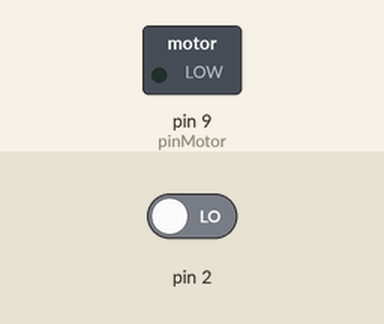
Simulated run of this sketch. Board: Arduino Uno, built with avr-gcc and run on an emulated ATmega328P. Parts: switched loads named in the sketch (green lamp = pin HIGH). The inputs (shaded band) are chosen by the test bench; at power-on: pin 2 LOW.

Above: at 1.2 s.
1.3 s: pin 2 driven HIGH
At 1.8 s:
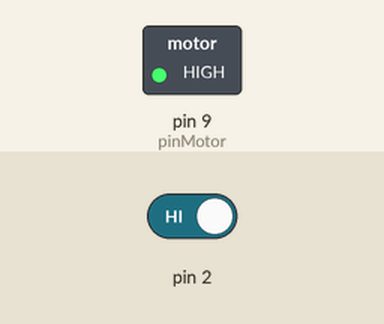
4.3 s: pin 2 driven LOW
At 5.3 s:
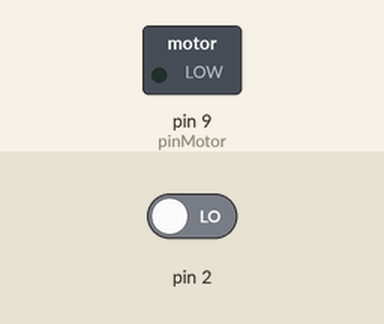
Timing chart, 0 to 7.3 s (numbered marks = the images above; inputs shaded):
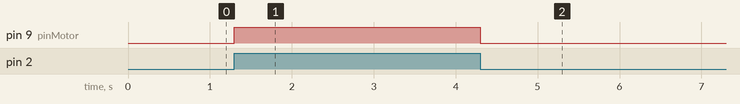

Measured:
- after the input at 1.3 s, pin 9 (pinMotor): LOW → HIGH at once
- after the input at 4.3 s, pin 9 (pinMotor): HIGH → LOW at once

The sketch:

Sewing01.ino
```cpp
int pinMotor = 9;
int motorSpeed = 0;

void setup() {
  Serial.begin(9600);
}

void loop() {

  if (Serial.available()) {

    char a = Serial.read();

    if (a >= '0' && a <= '4') {

      motorSpeed = map(a, '0', '4', 0, 255);

      Serial.print("Max Speed ");
      Serial.println(a);

    }

  }

  boolean robotInput = digitalRead(2);

  if (robotInput == HIGH) {
    motorSpeed = 255;

  }
  else {
    //if (robotInput == LOW)

    motorSpeed = 0;
  }

  analogWrite(pinMotor, motorSpeed);

}
```
